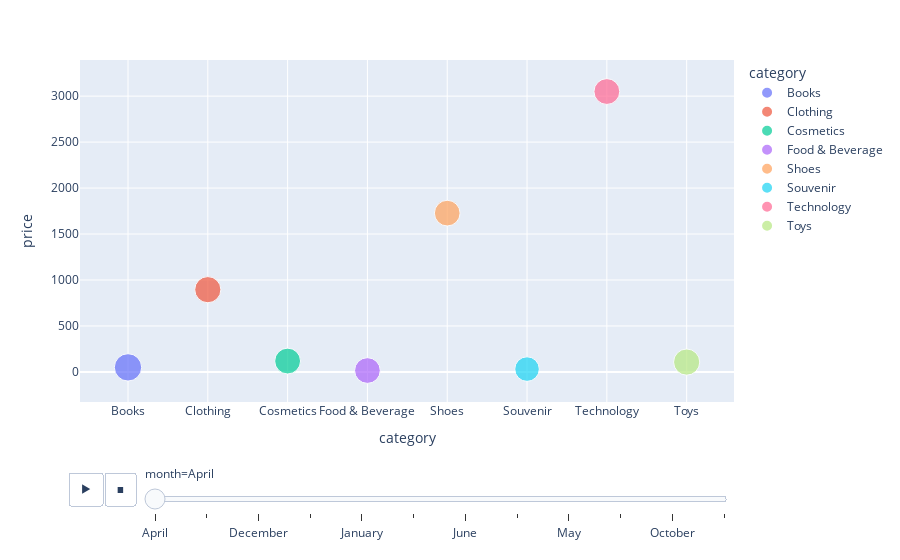

Notebook code cell kept with this figure:
### Code cell
fig = px.scatter(avg_prc_qcat_mon, x="category", y="price", 
                 animation_frame="month", 
                 size="quantity",
                 color="category"
            )
fig.show()

### Figure 1 — Plotly figure (JSON) as saved in the notebook; plotly's stock layout.template omitted (floating-point values rounded to 4 significant figures)
{"data": [{"hovertemplate": "category=%{x}<br>month=April<br>price=%{y}<br>quantity=%{marker.size}<extra></extra>", "legendgroup": "Books", "marker": {"color": "#636efa", "size": [3.261], "sizemode": "area", "sizeref": 0.00871, "symbol": "circle"}, "mode": "markers", "name": "Books", "orientation": "v", "showlegend": true, "type": "scatter", "x": ["Books"], "xaxis": "x", "y": [49.4], "yaxis": "y"}, {"hovertemplate": "category=%{x}<br>month=April<br>price=%{y}<br>quantity=%{marker.size}<extra></extra>", "legendgroup": "Clothing", "marker": {"color": "#EF553B", "size": [2.982], "sizemode": "area", "sizeref": 0.00871, "symbol": "circle"}, "mode": "markers", "name": "Clothing", "orientation": "v", "showlegend": true, "type": "scatter", "x": ["Clothing"], "xaxis": "x", "y": [894.7], "yaxis": "y"}, {"hovertemplate": "category=%{x}<br>month=April<br>price=%{y}<br>quantity=%{marker.size}<extra></extra>", "legendgroup": "Cosmetics", "marker": {"color": "#00cc96", "size": [2.908], "sizemode": "area", "sizeref": 0.00871, "symbol": "circle"}, "mode": "markers", "name": "Cosmetics", "orientation": "v", "showlegend": true, "type": "scatter", "x": ["Cosmetics"], "xaxis": "x", "y": [118.2], "yaxis": "y"}, {"hovertemplate": "category=%{x}<br>month=April<br>price=%{y}<br>quantity=%{marker.size}<extra></extra>", "legendgroup": "Food & Beverage", "marker": {"color": "#ab63fa", "size": [2.878], "sizemode": "area", "sizeref": 0.00871, "symbol": "circle"}, "mode": "markers", "name": "Food & Beverage", "orientation": "v", "showlegend": true, "type": "scatter", "x": ["Food & Beverage"], "xaxis": "x", "y": [15.05], "yaxis": "y"}, {"hovertemplate": "category=%{x}<br>month=April<br>price=%{y}<br>quantity=%{marker.size}<extra></extra>", "legendgroup": "Shoes", "marker": {"color": "#FFA15A", "size": [2.878], "sizemode": "area", "sizeref": 0.00871, "symbol": "circle"}, "mode": "markers", "name": "Shoes", "orientation": "v", "showlegend": true, "type": "scatter", "x": ["Shoes"], "xaxis": "x", "y": [1727.0], "yaxis": "y"}, {"hovertemplate": "category=%{x}<br>month=April<br>price=%{y}<br>quantity=%{marker.size}<extra></extra>", "legendgroup": "Souvenir", "marker": {"color": "#19d3f3", "size": [2.627], "sizemode": "area", "sizeref": 0.00871, "symbol": "circle"}, "mode": "markers", "name": "Souvenir", "orientation": "v", "showlegend": true, "type": "scatter", "x": ["Souvenir"], "xaxis": "x", "y": [30.82], "yaxis": "y"}, {"hovertemplate": "category=%{x}<br>month=April<br>price=%{y}<br>quantity=%{marker.size}<extra></extra>", "legendgroup": "Technology", "marker": {"color": "#FF6692", "size": [2.905], "sizemode": "area", "sizeref": 0.00871, "symbol": "circle"}, "mode": "markers", "name": "Technology", "orientation": "v", "showlegend": true, "type": "scatter", "x": ["Technology"], "xaxis": "x", "y": [3050], "yaxis": "y"}, {"hovertemplate": "category=%{x}<br>month=April<br>price=%{y}<br>quantity=%{marker.size}<extra></extra>", "legendgroup": "Toys", "marker": {"color": "#B6E880", "size": [2.985], "sizemode": "area", "sizeref": 0.00871, "symbol": "circle"}, "mode": "markers", "name": "Toys", "orientation": "v", "showlegend": true, "type": "scatter", "x": ["Toys"], "xaxis": "x", "y": [107.0], "yaxis": "y"}], "layout": {"legend": {"itemsizing": "constant", "title": {"text": "category"}, "tracegroupgap": 0}, "margin": {"t": 60}, "sliders": [{"active": 0, "currentvalue": {"prefix": "month="}, "len": 0.9, "pad": {"b": 10, "t": 60}, "steps": [{"args": [["April"], {"frame": {"duration": 0, "redraw": false}, "fromcurrent": true, "mode": "immediate", "transition": {"duration": 0, "easing": "linear"}}], "label": "April", "method": "animate"}, {"args": [["August"], {"frame": {"duration": 0, "redraw": false}, "fromcurrent": true, "mode": "immediate", "transition": {"duration": 0, "easing": "linear"}}], "label": "August", "method": "animate"}, {"args": [["December"], {"frame": {"duration": 0, "redraw": false}, "fromcurrent": true, "mode": "immediate", "transition": {"duration": 0, "easing": "linear"}}], "label": "December", "method": "animate"}, {"args": [["February"], {"frame": {"duration": 0, "redraw": false}, "fromcurrent": true, "mode": "immediate", "transition": {"duration": 0, "easing": "linear"}}], "label": "February", "method": "animate"}, {"args": [["January"], {"frame": {"duration": 0, "redraw": false}, "fromcurrent": true, "mode": "immediate", "transition": {"duration": 0, "easing": "linear"}}], "label": "January", "method": "animate"}, {"args": [["July"], {"frame": {"duration": 0, "redraw": false}, "fromcurrent": true, "mode": "immediate", "transition": {"duration": 0, "easing": "linear"}}], "label": "July", "method": "animate"}, {"args": [["June"], {"frame": {"duration": 0, "redraw": false}, "fromcurrent": true, "mode": "immediate", "transition": {"duration": 0, "easing": "linear"}}], "label": "June", "method": "animate"}, {"args": [["March"], {"frame": {"duration": 0, "redraw": false}, "fromcurrent": true, "mode": "immediate", "transition": {"duration": 0, "easing": "linear"}}], "label": "March", "method": "animate"}, {"args": [["May"], {"frame": {"duration": 0, "redraw": false}, "fromcurrent": true, "mode": "immediate", "transition": {"duration": 0, "easing": "linear"}}], "label": "May", "method": "animate"}, {"args": [["November"], {"frame": {"duration": 0, "redraw": false}, "fromcurrent": true, "mode": "immediate", "transition": {"duration": 0, "easing": "linear"}}], "label": "November", "method": "animate"}, {"args": [["October"], {"frame": {"duration": 0, "redraw": false}, "fromcurrent": true, "mode": "immediate", "transition": {"duration": 0, "easing": "linear"}}], "label": "October", "method": "animate"}, {"args": [["September"], {"frame": {"duration": 0, "redraw": false}, "fromcurrent": true, "mode": "immediate", "transition": {"duration": 0, "easing": "linear"}}], "label": "September", "method": "animate"}], "x": 0.1, "xanchor": "left", "y": 0, "yanchor": "top"}], "updatemenus": [{"buttons": [{"args": [null, {"frame": {"duration": 500, "redraw": false}, "fromcurrent": true, "mode": "immediate", "transition": {"duration": 500, "easing": "linear"}}], "label": "&#9654;", "method": "animate"}, {"args": [[null], {"frame": {"duration": 0, "redraw": false}, "fromcurrent": true, "mode": "immediate", "transition": {"duration": 0, "easing": "linear"}}], "label": "&#9724;", "method": "animate"}], "direction": "left", "pad": {"r": 10, "t": 70}, "showactive": false, "type": "buttons", "x": 0.1, "xanchor": "right", "y": 0, "yanchor": "top"}], "xaxis": {"anchor": "y", "categoryarray": ["Books", "Clothing", "Cosmetics", "Food & Beverage", "Shoes", "Souvenir", "Technology", "Toys"], "categoryorder": "array", "domain": [0, 1], "title": {"text": "category"}}, "yaxis": {"anchor": "x", "domain": [0, 1], "title": {"text": "price"}}}}
